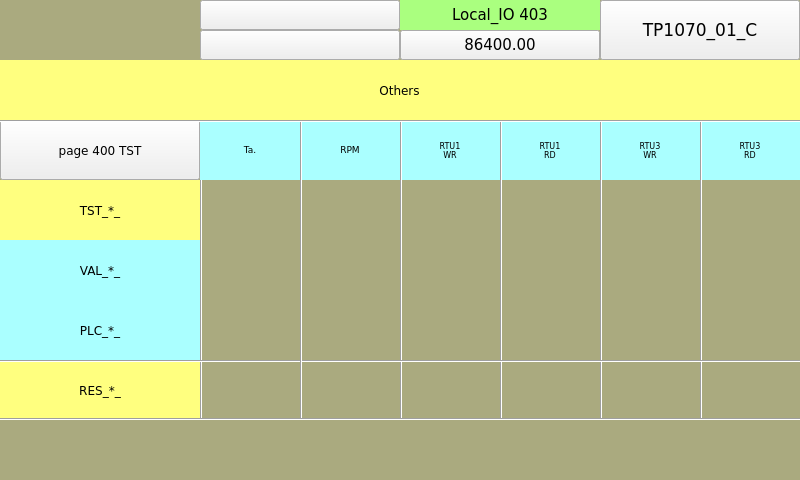
<?xml version="1.0" encoding="UTF-8"?>
<ui version="4.0">
 <class>page403</class>
 <widget class="QWidget" name="page403">
  <property name="geometry">
   <rect>
    <x>0</x>
    <y>0</y>
    <width>800</width>
    <height>480</height>
   </rect>
  </property>
  <property name="minimumSize">
   <size>
    <width>800</width>
    <height>480</height>
   </size>
  </property>
  <property name="maximumSize">
   <size>
    <width>800</width>
    <height>480</height>
   </size>
  </property>
  <property name="windowTitle">
   <string>page403</string>
  </property>
  <property name="styleSheet">
   <string notr="true">QWidget#page403
{
background-color: rgb(170, 170, 127);
}</string>
  </property>
  <widget class="QLabel" name="label_TST_DigIn_">
   <property name="geometry">
    <rect>
     <x>0</x>
     <y>180</y>
     <width>200</width>
     <height>60</height>
    </rect>
   </property>
   <property name="font">
    <font>
     <family>DejaVu Sans</family>
     <pointsize>9</pointsize>
    </font>
   </property>
   <property name="styleSheet">
    <string notr="true">background-color: rgb(255, 255, 127);</string>
   </property>
   <property name="text">
    <string>TST_*_</string>
   </property>
   <property name="alignment">
    <set>Qt::AlignCenter</set>
   </property>
  </widget>
  <widget class="Line" name="line_3">
   <property name="geometry">
    <rect>
     <x>300</x>
     <y>120</y>
     <width>3</width>
     <height>300</height>
    </rect>
   </property>
   <property name="font">
    <font>
     <family>DejaVu Sans</family>
     <pointsize>6</pointsize>
    </font>
   </property>
   <property name="orientation">
    <enum>Qt::Vertical</enum>
   </property>
  </widget>
  <widget class="QLabel" name="label_RES_DigIn_">
   <property name="geometry">
    <rect>
     <x>0</x>
     <y>360</y>
     <width>200</width>
     <height>60</height>
    </rect>
   </property>
   <property name="font">
    <font>
     <family>DejaVu Sans</family>
     <pointsize>9</pointsize>
    </font>
   </property>
   <property name="styleSheet">
    <string notr="true">background-color: rgb(255, 255, 127);</string>
   </property>
   <property name="text">
    <string>RES_*_</string>
   </property>
   <property name="alignment">
    <set>Qt::AlignCenter</set>
   </property>
  </widget>
  <widget class="ATCMbutton" name="atcmButton_page400">
   <property name="geometry">
    <rect>
     <x>0</x>
     <y>120</y>
     <width>200</width>
     <height>60</height>
    </rect>
   </property>
   <property name="font">
    <font>
     <family>DejaVu Sans</family>
     <pointsize>9</pointsize>
    </font>
   </property>
   <property name="toolTip">
    <string/>
   </property>
   <property name="whatsThis">
    <string>ATCMbutton widget</string>
   </property>
   <property name="pageName">
    <string>page400</string>
   </property>
   <property name="statusvar">
    <string/>
   </property>
   <property name="viewStatus">
    <bool>false</bool>
   </property>
   <property name="visibilityVar">
    <string/>
   </property>
   <property name="bgColor">
    <color>
     <red>170</red>
     <green>255</green>
     <blue>255</blue>
    </color>
   </property>
   <property name="text">
    <string>page 400 TST</string>
   </property>
   <property name="pressText">
    <string>page 400 TST</string>
   </property>
   <property name="borderWidth">
    <number>0</number>
   </property>
   <property name="borderRadius">
    <number>0</number>
   </property>
   <property name="apparence">
    <enum>QFrame::Raised</enum>
   </property>
  </widget>
  <widget class="Line" name="line_2">
   <property name="geometry">
    <rect>
     <x>0</x>
     <y>60</y>
     <width>800</width>
     <height>3</height>
    </rect>
   </property>
   <property name="font">
    <font>
     <family>DejaVu Sans</family>
     <pointsize>6</pointsize>
    </font>
   </property>
   <property name="orientation">
    <enum>Qt::Horizontal</enum>
   </property>
  </widget>
  <widget class="QLabel" name="label_PLC_DigIn_">
   <property name="geometry">
    <rect>
     <x>0</x>
     <y>240</y>
     <width>200</width>
     <height>60</height>
    </rect>
   </property>
   <property name="font">
    <font>
     <family>DejaVu Sans</family>
     <pointsize>9</pointsize>
    </font>
   </property>
   <property name="styleSheet">
    <string notr="true">background-color: rgb(170, 255, 255);</string>
   </property>
   <property name="text">
    <string>VAL_*_</string>
   </property>
   <property name="alignment">
    <set>Qt::AlignCenter</set>
   </property>
  </widget>
  <widget class="QLabel" name="label_PLC_DigIn_14">
   <property name="geometry">
    <rect>
     <x>0</x>
     <y>300</y>
     <width>200</width>
     <height>60</height>
    </rect>
   </property>
   <property name="font">
    <font>
     <family>DejaVu Sans</family>
     <pointsize>9</pointsize>
    </font>
   </property>
   <property name="styleSheet">
    <string notr="true">background-color: rgb(170, 255, 255);</string>
   </property>
   <property name="text">
    <string>PLC_*_</string>
   </property>
   <property name="alignment">
    <set>Qt::AlignCenter</set>
   </property>
  </widget>
  <widget class="Line" name="line">
   <property name="geometry">
    <rect>
     <x>200</x>
     <y>120</y>
     <width>3</width>
     <height>300</height>
    </rect>
   </property>
   <property name="font">
    <font>
     <family>DejaVu Sans</family>
     <pointsize>6</pointsize>
    </font>
   </property>
   <property name="orientation">
    <enum>Qt::Vertical</enum>
   </property>
  </widget>
  <widget class="QLabel" name="label_PLC_DigIn_16">
   <property name="geometry">
    <rect>
     <x>400</x>
     <y>120</y>
     <width>100</width>
     <height>60</height>
    </rect>
   </property>
   <property name="font">
    <font>
     <family>DejaVu Sans</family>
     <pointsize>6</pointsize>
    </font>
   </property>
   <property name="styleSheet">
    <string notr="true">background-color: rgb(170, 255, 255);</string>
   </property>
   <property name="text">
    <string>RTU1
WR</string>
   </property>
   <property name="alignment">
    <set>Qt::AlignCenter</set>
   </property>
  </widget>
  <widget class="ATCMled" name="atcmLed_PLC_CAN_RD">
   <property name="geometry">
    <rect>
     <x>700</x>
     <y>300</y>
     <width>100</width>
     <height>60</height>
    </rect>
   </property>
   <property name="toolTip">
    <string>TPLC005_DigIn_3</string>
   </property>
   <property name="whatsThis">
    <string>ATCMled widget</string>
   </property>
   <property name="font">
    <font>
     <family>DejaVu Sans</family>
     <pointsize>6</pointsize>
    </font>
   </property>
   <property name="variable">
    <string>TPLC005_DigIn_3</string>
   </property>
   <property name="refresh">
    <number>500</number>
   </property>
   <property name="viewStatus">
    <bool>false</bool>
   </property>
   <property name="visibilityVar">
    <string>TST_RTU3_RD</string>
   </property>
   <property name="onIcon">
    <iconset>
     <normaloff>:/on.png</normaloff>:/on.png</iconset>
   </property>
   <property name="offIcon">
    <iconset>
     <normaloff>:/off.png</normaloff>:/off.png</iconset>
   </property>
  </widget>
  <widget class="ATCMled" name="atcmLed_PLC_RTU_RD">
   <property name="geometry">
    <rect>
     <x>500</x>
     <y>300</y>
     <width>100</width>
     <height>60</height>
    </rect>
   </property>
   <property name="toolTip">
    <string>RTU_RTU_RD</string>
   </property>
   <property name="whatsThis">
    <string>ATCMled widget</string>
   </property>
   <property name="font">
    <font>
     <family>DejaVu Sans</family>
     <pointsize>6</pointsize>
    </font>
   </property>
   <property name="variable">
    <string>RTU_RTU_RD</string>
   </property>
   <property name="refresh">
    <number>500</number>
   </property>
   <property name="viewStatus">
    <bool>false</bool>
   </property>
   <property name="visibilityVar">
    <string>TST_RTU1_RD</string>
   </property>
   <property name="onIcon">
    <iconset>
     <normaloff>:/on.png</normaloff>:/on.png</iconset>
   </property>
   <property name="offIcon">
    <iconset>
     <normaloff>:/off.png</normaloff>:/off.png</iconset>
   </property>
  </widget>
  <widget class="ATCMled" name="atcmLed_TST_RTU_WR">
   <property name="geometry">
    <rect>
     <x>400</x>
     <y>180</y>
     <width>100</width>
     <height>60</height>
    </rect>
   </property>
   <property name="toolTip">
    <string>TST_RTU1_WR</string>
   </property>
   <property name="whatsThis">
    <string>ATCMled widget</string>
   </property>
   <property name="font">
    <font>
     <family>DejaVu Sans</family>
     <pointsize>6</pointsize>
    </font>
   </property>
   <property name="variable">
    <string>TST_RTU1_WR</string>
   </property>
   <property name="refresh">
    <number>500</number>
   </property>
   <property name="viewStatus">
    <bool>false</bool>
   </property>
   <property name="visibilityVar">
    <string/>
   </property>
   <property name="onIcon">
    <iconset>
     <normaloff>:/on.png</normaloff>:/on.png</iconset>
   </property>
   <property name="offIcon">
    <iconset>
     <normaloff>:/off.png</normaloff>:/off.png</iconset>
   </property>
  </widget>
  <widget class="ATCMled" name="atcmLed_RES_RTU_RD">
   <property name="geometry">
    <rect>
     <x>500</x>
     <y>360</y>
     <width>100</width>
     <height>60</height>
    </rect>
   </property>
   <property name="toolTip">
    <string>RES_RTU1_RD</string>
   </property>
   <property name="whatsThis">
    <string>ATCMled widget</string>
   </property>
   <property name="font">
    <font>
     <family>DejaVu Sans</family>
     <pointsize>6</pointsize>
    </font>
   </property>
   <property name="variable">
    <string>RES_RTU1_RD</string>
   </property>
   <property name="refresh">
    <number>500</number>
   </property>
   <property name="viewStatus">
    <bool>false</bool>
   </property>
   <property name="visibilityVar">
    <string>TST_RTU1_RD</string>
   </property>
   <property name="onIcon">
    <iconset>
     <normaloff>:/on.png</normaloff>:/on.png</iconset>
   </property>
   <property name="offIcon">
    <iconset>
     <normaloff>:/off.png</normaloff>:/off.png</iconset>
   </property>
  </widget>
  <widget class="ATCMled" name="atcmLed_PLC_RTU_WR">
   <property name="geometry">
    <rect>
     <x>400</x>
     <y>300</y>
     <width>100</width>
     <height>60</height>
    </rect>
   </property>
   <property name="toolTip">
    <string>RTU_RTU_WR</string>
   </property>
   <property name="whatsThis">
    <string>ATCMled widget</string>
   </property>
   <property name="font">
    <font>
     <family>DejaVu Sans</family>
     <pointsize>6</pointsize>
    </font>
   </property>
   <property name="variable">
    <string>RTU_RTU_WR</string>
   </property>
   <property name="refresh">
    <number>500</number>
   </property>
   <property name="viewStatus">
    <bool>false</bool>
   </property>
   <property name="visibilityVar">
    <string>TST_RTU1_WR</string>
   </property>
   <property name="onIcon">
    <iconset>
     <normaloff>:/on.png</normaloff>:/on.png</iconset>
   </property>
   <property name="offIcon">
    <iconset>
     <normaloff>:/off.png</normaloff>:/off.png</iconset>
   </property>
  </widget>
  <widget class="QLabel" name="label_PLC_DigIn_18">
   <property name="geometry">
    <rect>
     <x>500</x>
     <y>120</y>
     <width>100</width>
     <height>60</height>
    </rect>
   </property>
   <property name="font">
    <font>
     <family>DejaVu Sans</family>
     <pointsize>6</pointsize>
    </font>
   </property>
   <property name="styleSheet">
    <string notr="true">background-color: rgb(170, 255, 255);</string>
   </property>
   <property name="text">
    <string>RTU1
RD</string>
   </property>
   <property name="alignment">
    <set>Qt::AlignCenter</set>
   </property>
  </widget>
  <widget class="QLabel" name="label_PLC_DigIn_19">
   <property name="geometry">
    <rect>
     <x>200</x>
     <y>120</y>
     <width>100</width>
     <height>60</height>
    </rect>
   </property>
   <property name="font">
    <font>
     <family>DejaVu Sans</family>
     <pointsize>7</pointsize>
    </font>
   </property>
   <property name="styleSheet">
    <string notr="true">background-color: rgb(170, 255, 255);</string>
   </property>
   <property name="text">
    <string>Ta.</string>
   </property>
   <property name="alignment">
    <set>Qt::AlignCenter</set>
   </property>
  </widget>
  <widget class="QLabel" name="label_PLC_DigIn_20">
   <property name="geometry">
    <rect>
     <x>600</x>
     <y>120</y>
     <width>100</width>
     <height>60</height>
    </rect>
   </property>
   <property name="font">
    <font>
     <family>DejaVu Sans</family>
     <pointsize>6</pointsize>
    </font>
   </property>
   <property name="styleSheet">
    <string notr="true">background-color: rgb(170, 255, 255);</string>
   </property>
   <property name="text">
    <string>RTU3
WR</string>
   </property>
   <property name="alignment">
    <set>Qt::AlignCenter</set>
   </property>
  </widget>
  <widget class="ATCMled" name="atcmLed_VAL_CAN_WR">
   <property name="geometry">
    <rect>
     <x>600</x>
     <y>240</y>
     <width>100</width>
     <height>60</height>
    </rect>
   </property>
   <property name="toolTip">
    <string>VAL_RTU3_WR</string>
   </property>
   <property name="whatsThis">
    <string>ATCMled widget</string>
   </property>
   <property name="font">
    <font>
     <family>DejaVu Sans</family>
     <pointsize>6</pointsize>
    </font>
   </property>
   <property name="variable">
    <string>VAL_RTU3_WR</string>
   </property>
   <property name="refresh">
    <number>500</number>
   </property>
   <property name="viewStatus">
    <bool>false</bool>
   </property>
   <property name="visibilityVar">
    <string>TST_RTU3_WR</string>
   </property>
   <property name="onIcon">
    <iconset>
     <normaloff>:/on.png</normaloff>:/on.png</iconset>
   </property>
   <property name="offIcon">
    <iconset>
     <normaloff>:/off.png</normaloff>:/off.png</iconset>
   </property>
  </widget>
  <widget class="ATCMled" name="atcmLed_TST_RTU_RD">
   <property name="geometry">
    <rect>
     <x>500</x>
     <y>180</y>
     <width>100</width>
     <height>60</height>
    </rect>
   </property>
   <property name="toolTip">
    <string>TST_RTU1_RD</string>
   </property>
   <property name="whatsThis">
    <string>ATCMled widget</string>
   </property>
   <property name="font">
    <font>
     <family>DejaVu Sans</family>
     <pointsize>6</pointsize>
    </font>
   </property>
   <property name="variable">
    <string>TST_RTU1_RD</string>
   </property>
   <property name="refresh">
    <number>500</number>
   </property>
   <property name="viewStatus">
    <bool>false</bool>
   </property>
   <property name="visibilityVar">
    <string/>
   </property>
   <property name="onIcon">
    <iconset>
     <normaloff>:/on.png</normaloff>:/on.png</iconset>
   </property>
   <property name="offIcon">
    <iconset>
     <normaloff>:/off.png</normaloff>:/off.png</iconset>
   </property>
  </widget>
  <widget class="ATCMled" name="atcmLed_RES_CAN_RD">
   <property name="geometry">
    <rect>
     <x>700</x>
     <y>360</y>
     <width>100</width>
     <height>60</height>
    </rect>
   </property>
   <property name="toolTip">
    <string>RES_RTU3_RD</string>
   </property>
   <property name="whatsThis">
    <string>ATCMled widget</string>
   </property>
   <property name="font">
    <font>
     <family>DejaVu Sans</family>
     <pointsize>6</pointsize>
    </font>
   </property>
   <property name="variable">
    <string>RES_RTU3_RD</string>
   </property>
   <property name="refresh">
    <number>500</number>
   </property>
   <property name="viewStatus">
    <bool>false</bool>
   </property>
   <property name="visibilityVar">
    <string>TST_RTU3_RD</string>
   </property>
   <property name="onIcon">
    <iconset>
     <normaloff>:/on.png</normaloff>:/on.png</iconset>
   </property>
   <property name="offIcon">
    <iconset>
     <normaloff>:/off.png</normaloff>:/off.png</iconset>
   </property>
  </widget>
  <widget class="QLabel" name="label_PLC_DigIn_21">
   <property name="geometry">
    <rect>
     <x>300</x>
     <y>120</y>
     <width>100</width>
     <height>60</height>
    </rect>
   </property>
   <property name="font">
    <font>
     <family>DejaVu Sans</family>
     <pointsize>7</pointsize>
    </font>
   </property>
   <property name="styleSheet">
    <string notr="true">background-color: rgb(170, 255, 255);</string>
   </property>
   <property name="text">
    <string>RPM</string>
   </property>
   <property name="alignment">
    <set>Qt::AlignCenter</set>
   </property>
  </widget>
  <widget class="ATCMled" name="atcmLed_TST_RTU_WR_2">
   <property name="geometry">
    <rect>
     <x>600</x>
     <y>180</y>
     <width>100</width>
     <height>60</height>
    </rect>
   </property>
   <property name="toolTip">
    <string>TST_RTU3_WR</string>
   </property>
   <property name="whatsThis">
    <string>ATCMled widget</string>
   </property>
   <property name="font">
    <font>
     <family>DejaVu Sans</family>
     <pointsize>6</pointsize>
    </font>
   </property>
   <property name="variable">
    <string>TST_RTU3_WR</string>
   </property>
   <property name="refresh">
    <number>500</number>
   </property>
   <property name="viewStatus">
    <bool>false</bool>
   </property>
   <property name="visibilityVar">
    <string/>
   </property>
   <property name="onIcon">
    <iconset>
     <normaloff>:/on.png</normaloff>:/on.png</iconset>
   </property>
   <property name="offIcon">
    <iconset>
     <normaloff>:/off.png</normaloff>:/off.png</iconset>
   </property>
  </widget>
  <widget class="ATCMled" name="atcmLed_VAL_RTU_WR">
   <property name="geometry">
    <rect>
     <x>400</x>
     <y>240</y>
     <width>100</width>
     <height>60</height>
    </rect>
   </property>
   <property name="toolTip">
    <string>VAL_RTU1_WR</string>
   </property>
   <property name="whatsThis">
    <string>ATCMled widget</string>
   </property>
   <property name="font">
    <font>
     <family>DejaVu Sans</family>
     <pointsize>6</pointsize>
    </font>
   </property>
   <property name="variable">
    <string>VAL_RTU1_WR</string>
   </property>
   <property name="refresh">
    <number>500</number>
   </property>
   <property name="viewStatus">
    <bool>false</bool>
   </property>
   <property name="visibilityVar">
    <string>TST_RTU1_WR</string>
   </property>
   <property name="onIcon">
    <iconset>
     <normaloff>:/on.png</normaloff>:/on.png</iconset>
   </property>
   <property name="offIcon">
    <iconset>
     <normaloff>:/off.png</normaloff>:/off.png</iconset>
   </property>
  </widget>
  <widget class="ATCMled" name="atcmLed_TST_RTU_RD_2">
   <property name="geometry">
    <rect>
     <x>700</x>
     <y>180</y>
     <width>100</width>
     <height>60</height>
    </rect>
   </property>
   <property name="toolTip">
    <string>TST_RTU3_RD</string>
   </property>
   <property name="whatsThis">
    <string>ATCMled widget</string>
   </property>
   <property name="font">
    <font>
     <family>DejaVu Sans</family>
     <pointsize>6</pointsize>
    </font>
   </property>
   <property name="variable">
    <string>TST_RTU3_RD</string>
   </property>
   <property name="refresh">
    <number>500</number>
   </property>
   <property name="viewStatus">
    <bool>false</bool>
   </property>
   <property name="visibilityVar">
    <string/>
   </property>
   <property name="onIcon">
    <iconset>
     <normaloff>:/on.png</normaloff>:/on.png</iconset>
   </property>
   <property name="offIcon">
    <iconset>
     <normaloff>:/off.png</normaloff>:/off.png</iconset>
   </property>
  </widget>
  <widget class="ATCMled" name="atcmLed_PLC_CAN_WR">
   <property name="geometry">
    <rect>
     <x>600</x>
     <y>300</y>
     <width>100</width>
     <height>60</height>
    </rect>
   </property>
   <property name="toolTip">
    <string>TPLC005_DigOut_4</string>
   </property>
   <property name="whatsThis">
    <string>ATCMled widget</string>
   </property>
   <property name="font">
    <font>
     <family>DejaVu Sans</family>
     <pointsize>6</pointsize>
    </font>
   </property>
   <property name="variable">
    <string>TPLC005_DigOut_4</string>
   </property>
   <property name="refresh">
    <number>500</number>
   </property>
   <property name="viewStatus">
    <bool>false</bool>
   </property>
   <property name="visibilityVar">
    <string>TST_RTU3_WR</string>
   </property>
   <property name="onIcon">
    <iconset>
     <normaloff>:/on.png</normaloff>:/on.png</iconset>
   </property>
   <property name="offIcon">
    <iconset>
     <normaloff>:/off.png</normaloff>:/off.png</iconset>
   </property>
  </widget>
  <widget class="QLabel" name="label_PLC_DigIn_22">
   <property name="geometry">
    <rect>
     <x>700</x>
     <y>120</y>
     <width>100</width>
     <height>60</height>
    </rect>
   </property>
   <property name="font">
    <font>
     <family>DejaVu Sans</family>
     <pointsize>6</pointsize>
    </font>
   </property>
   <property name="styleSheet">
    <string notr="true">background-color: rgb(170, 255, 255);</string>
   </property>
   <property name="text">
    <string>RTU3
RD</string>
   </property>
   <property name="alignment">
    <set>Qt::AlignCenter</set>
   </property>
  </widget>
  <widget class="Line" name="line_4">
   <property name="geometry">
    <rect>
     <x>400</x>
     <y>120</y>
     <width>3</width>
     <height>300</height>
    </rect>
   </property>
   <property name="font">
    <font>
     <family>DejaVu Sans</family>
     <pointsize>6</pointsize>
    </font>
   </property>
   <property name="orientation">
    <enum>Qt::Vertical</enum>
   </property>
  </widget>
  <widget class="Line" name="line_5">
   <property name="geometry">
    <rect>
     <x>500</x>
     <y>120</y>
     <width>3</width>
     <height>300</height>
    </rect>
   </property>
   <property name="font">
    <font>
     <family>DejaVu Sans</family>
     <pointsize>6</pointsize>
    </font>
   </property>
   <property name="orientation">
    <enum>Qt::Vertical</enum>
   </property>
  </widget>
  <widget class="Line" name="line_6">
   <property name="geometry">
    <rect>
     <x>600</x>
     <y>120</y>
     <width>3</width>
     <height>300</height>
    </rect>
   </property>
   <property name="font">
    <font>
     <family>DejaVu Sans</family>
     <pointsize>6</pointsize>
    </font>
   </property>
   <property name="orientation">
    <enum>Qt::Vertical</enum>
   </property>
  </widget>
  <widget class="Line" name="line_7">
   <property name="geometry">
    <rect>
     <x>700</x>
     <y>120</y>
     <width>3</width>
     <height>300</height>
    </rect>
   </property>
   <property name="font">
    <font>
     <family>DejaVu Sans</family>
     <pointsize>6</pointsize>
    </font>
   </property>
   <property name="orientation">
    <enum>Qt::Vertical</enum>
   </property>
  </widget>
  <widget class="Line" name="line_8">
   <property name="geometry">
    <rect>
     <x>0</x>
     <y>360</y>
     <width>801</width>
     <height>3</height>
    </rect>
   </property>
   <property name="font">
    <font>
     <family>DejaVu Sans</family>
     <pointsize>6</pointsize>
    </font>
   </property>
   <property name="orientation">
    <enum>Qt::Horizontal</enum>
   </property>
  </widget>
  <widget class="ATCMbutton" name="atcmButton_6">
   <property name="geometry">
    <rect>
     <x>600</x>
     <y>0</y>
     <width>200</width>
     <height>60</height>
    </rect>
   </property>
   <property name="font">
    <font>
     <family>DejaVu Sans</family>
     <pointsize>13</pointsize>
     <weight>50</weight>
     <bold>false</bold>
    </font>
   </property>
   <property name="toolTip">
    <string/>
   </property>
   <property name="whatsThis">
    <string>ATCMbutton widget</string>
   </property>
   <property name="pageName">
    <string>menu</string>
   </property>
   <property name="statusvar">
    <string/>
   </property>
   <property name="viewStatus">
    <bool>false</bool>
   </property>
   <property name="refresh">
    <number>200</number>
   </property>
   <property name="visibilityVar">
    <string/>
   </property>
   <property name="bgColor">
    <color>
     <red>170</red>
     <green>255</green>
     <blue>255</blue>
    </color>
   </property>
   <property name="borderColor">
    <color>
     <red>0</red>
     <green>0</green>
     <blue>0</blue>
    </color>
   </property>
   <property name="text">
    <string>TP1070_01_C</string>
   </property>
   <property name="pressText">
    <string>TP1070_01_C</string>
   </property>
   <property name="borderWidth">
    <number>1</number>
   </property>
   <property name="borderRadius">
    <number>0</number>
   </property>
   <property name="apparence">
    <enum>QFrame::Raised</enum>
   </property>
  </widget>
  <widget class="ATCManimation" name="atcmAnimation_TEST_STATUS">
   <property name="geometry">
    <rect>
     <x>0</x>
     <y>0</y>
     <width>120</width>
     <height>60</height>
    </rect>
   </property>
   <property name="toolTip">
    <string>TEST_STATUS</string>
   </property>
   <property name="whatsThis">
    <string>ATCManimation widget</string>
   </property>
   <property name="font">
    <font>
     <family>DejaVu Sans</family>
     <pointsize>6</pointsize>
    </font>
   </property>
   <property name="mapping">
    <string>0;:/icons/my_img/local.png;216;:/icons/my_img/remote.png;42;:/icons/my_img/done.png</string>
   </property>
   <property name="variable">
    <string>TEST_STATUS</string>
   </property>
   <property name="refresh">
    <number>500</number>
   </property>
   <property name="viewStatus">
    <bool>false</bool>
   </property>
   <property name="visibilityVar">
    <string/>
   </property>
  </widget>
  <widget class="ATCMlabel" name="atcmLabel_PLC_time">
   <property name="geometry">
    <rect>
     <x>400</x>
     <y>30</y>
     <width>200</width>
     <height>30</height>
    </rect>
   </property>
   <property name="font">
    <font>
     <family>DejaVu Sans</family>
     <pointsize>11</pointsize>
     <weight>50</weight>
     <bold>false</bold>
    </font>
   </property>
   <property name="text">
    <string>86400.00</string>
   </property>
   <property name="toolTip">
    <string>PLC_time</string>
   </property>
   <property name="whatsThis">
    <string>ATCMlabel widget</string>
   </property>
   <property name="variable">
    <string>PLC_time</string>
   </property>
   <property name="refresh">
    <number>500</number>
   </property>
   <property name="max">
    <string>0</string>
   </property>
   <property name="min">
    <string>0</string>
   </property>
   <property name="viewStatus">
    <bool>false</bool>
   </property>
   <property name="visibilityVar">
    <string/>
   </property>
   <property name="bgColor">
    <color>
     <red>170</red>
     <green>255</green>
     <blue>127</blue>
    </color>
   </property>
   <property name="borderWidth">
    <number>0</number>
   </property>
   <property name="borderRadius">
    <number>0</number>
   </property>
   <property name="apparence">
    <enum>QFrame::Plain</enum>
   </property>
  </widget>
  <widget class="ATCMdate" name="atcmDate_2">
   <property name="geometry">
    <rect>
     <x>200</x>
     <y>0</y>
     <width>200</width>
     <height>30</height>
    </rect>
   </property>
   <property name="font">
    <font>
     <family>DejaVu Sans</family>
     <pointsize>11</pointsize>
    </font>
   </property>
   <property name="toolTip">
    <string>ATCM QDate</string>
   </property>
   <property name="whatsThis">
    <string>ATCMdate widget</string>
   </property>
   <property name="bgColor">
    <color>
     <red>170</red>
     <green>255</green>
     <blue>127</blue>
    </color>
   </property>
   <property name="borderWidth">
    <number>0</number>
   </property>
   <property name="borderRadius">
    <number>0</number>
   </property>
  </widget>
  <widget class="ATCMtime" name="atcmTime_2">
   <property name="geometry">
    <rect>
     <x>200</x>
     <y>30</y>
     <width>200</width>
     <height>30</height>
    </rect>
   </property>
   <property name="font">
    <font>
     <family>DejaVu Sans</family>
     <pointsize>11</pointsize>
    </font>
   </property>
   <property name="toolTip">
    <string>ATCM QTime</string>
   </property>
   <property name="whatsThis">
    <string>ATCMtime widget</string>
   </property>
   <property name="bgColor">
    <color>
     <red>170</red>
     <green>255</green>
     <blue>127</blue>
    </color>
   </property>
   <property name="borderWidth">
    <number>0</number>
   </property>
   <property name="borderRadius">
    <number>0</number>
   </property>
  </widget>
  <widget class="QLabel" name="label_Qt_Project_2">
   <property name="geometry">
    <rect>
     <x>400</x>
     <y>0</y>
     <width>200</width>
     <height>30</height>
    </rect>
   </property>
   <property name="font">
    <font>
     <family>DejaVu Sans</family>
     <pointsize>11</pointsize>
    </font>
   </property>
   <property name="styleSheet">
    <string notr="true">background-color: rgb(170, 255, 127);</string>
   </property>
   <property name="text">
    <string>Local_IO 403</string>
   </property>
   <property name="alignment">
    <set>Qt::AlignCenter</set>
   </property>
  </widget>
  <widget class="QLabel" name="label_RTU_AnIn_20">
   <property name="geometry">
    <rect>
     <x>-1</x>
     <y>60</y>
     <width>801</width>
     <height>60</height>
    </rect>
   </property>
   <property name="font">
    <font>
     <family>DejaVu Sans</family>
     <pointsize>9</pointsize>
    </font>
   </property>
   <property name="styleSheet">
    <string notr="true">background-color: rgb(255, 255, 127);</string>
   </property>
   <property name="text">
    <string>Others</string>
   </property>
   <property name="alignment">
    <set>Qt::AlignCenter</set>
   </property>
  </widget>
  <widget class="Line" name="line_hr2">
   <property name="geometry">
    <rect>
     <x>0</x>
     <y>120</y>
     <width>801</width>
     <height>3</height>
    </rect>
   </property>
   <property name="font">
    <font>
     <family>DejaVu Sans</family>
     <pointsize>6</pointsize>
    </font>
   </property>
   <property name="orientation">
    <enum>Qt::Horizontal</enum>
   </property>
  </widget>
  <widget class="Line" name="line_9">
   <property name="geometry">
    <rect>
     <x>0</x>
     <y>418</y>
     <width>801</width>
     <height>3</height>
    </rect>
   </property>
   <property name="font">
    <font>
     <family>DejaVu Sans</family>
     <pointsize>6</pointsize>
    </font>
   </property>
   <property name="orientation">
    <enum>Qt::Horizontal</enum>
   </property>
  </widget>
  <zorder>label_TST_DigIn_</zorder>
  <zorder>label_RES_DigIn_</zorder>
  <zorder>atcmButton_page400</zorder>
  <zorder>line_2</zorder>
  <zorder>label_PLC_DigIn_</zorder>
  <zorder>label_PLC_DigIn_14</zorder>
  <zorder>line</zorder>
  <zorder>label_PLC_DigIn_16</zorder>
  <zorder>atcmLed_PLC_CAN_RD</zorder>
  <zorder>atcmLed_PLC_RTU_RD</zorder>
  <zorder>atcmLed_TST_RTU_WR</zorder>
  <zorder>atcmLed_RES_RTU_RD</zorder>
  <zorder>atcmLed_PLC_RTU_WR</zorder>
  <zorder>label_PLC_DigIn_18</zorder>
  <zorder>label_PLC_DigIn_19</zorder>
  <zorder>label_PLC_DigIn_20</zorder>
  <zorder>atcmLed_VAL_CAN_WR</zorder>
  <zorder>atcmLed_TST_RTU_RD</zorder>
  <zorder>atcmLed_RES_CAN_RD</zorder>
  <zorder>label_PLC_DigIn_21</zorder>
  <zorder>atcmLed_TST_RTU_WR_2</zorder>
  <zorder>atcmLed_VAL_RTU_WR</zorder>
  <zorder>atcmLed_TST_RTU_RD_2</zorder>
  <zorder>atcmLed_PLC_CAN_WR</zorder>
  <zorder>label_PLC_DigIn_22</zorder>
  <zorder>line_4</zorder>
  <zorder>line_5</zorder>
  <zorder>line_6</zorder>
  <zorder>line_7</zorder>
  <zorder>line_8</zorder>
  <zorder>line_3</zorder>
  <zorder>atcmButton_6</zorder>
  <zorder>atcmAnimation_TEST_STATUS</zorder>
  <zorder>atcmLabel_PLC_time</zorder>
  <zorder>atcmDate_2</zorder>
  <zorder>atcmTime_2</zorder>
  <zorder>label_Qt_Project_2</zorder>
  <zorder>label_RTU_AnIn_20</zorder>
  <zorder>line_hr2</zorder>
  <zorder>line_9</zorder>
 </widget>
 <customwidgets>
  <customwidget>
   <class>ATCManimation</class>
   <extends>QLabel</extends>
   <header>atcmplugin.h</header>
  </customwidget>
  <customwidget>
   <class>ATCMbutton</class>
   <extends>QPushButton</extends>
   <header>atcmplugin.h</header>
  </customwidget>
  <customwidget>
   <class>ATCMdate</class>
   <extends>QPushButton</extends>
   <header>atcmplugin.h</header>
  </customwidget>
  <customwidget>
   <class>ATCMlabel</class>
   <extends>QPushButton</extends>
   <header>atcmplugin.h</header>
  </customwidget>
  <customwidget>
   <class>ATCMled</class>
   <extends>QLabel</extends>
   <header>atcmplugin.h</header>
  </customwidget>
  <customwidget>
   <class>ATCMtime</class>
   <extends>QPushButton</extends>
   <header>atcmplugin.h</header>
  </customwidget>
 </customwidgets>
 <resources/>
 <connections>
  <connection>
   <sender>atcmButton_page400</sender>
   <signal>newPage(const char*,bool)</signal>
   <receiver>page403</receiver>
   <slot>goto_page(const char*,bool)</slot>
   <hints>
    <hint type="sourcelabel">
     <x>20</x>
     <y>20</y>
    </hint>
    <hint type="destinationlabel">
     <x>20</x>
     <y>20</y>
    </hint>
   </hints>
  </connection>
  <connection>
   <sender>atcmButton_6</sender>
   <signal>newPage(const char*,bool)</signal>
   <receiver>page403</receiver>
   <slot>goto_page(const char*,bool)</slot>
   <hints>
    <hint type="sourcelabel">
     <x>20</x>
     <y>20</y>
    </hint>
    <hint type="destinationlabel">
     <x>20</x>
     <y>20</y>
    </hint>
   </hints>
  </connection>
 </connections>
 <slots>
  <slot>goto_page(const char*,bool)</slot>
 </slots>
</ui>
